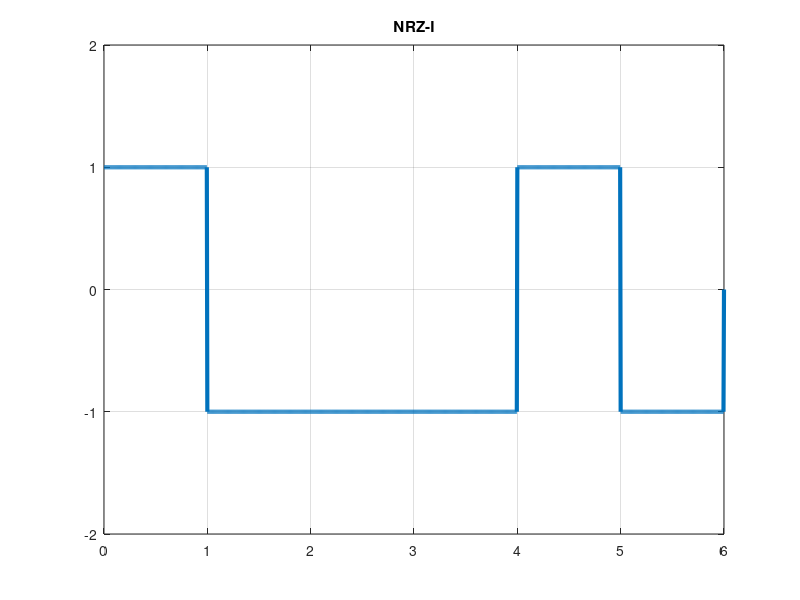

Source code (MATLAB):
clc;
clear;

bits=[0 1 0 0 1 1];

sampleSize=200;
bitRate=1;
totalBit=length(bits);
totalSampleSize=sampleSize*totalBit;
totaSampleTime=(totalBit/bitRate);
dTime=totaSampleTime/totalSampleSize;
t=0:dTime:totaSampleTime;
y=zeros(1,length(t));
pre=1;

for i=0:totalBit-1;
    if bits(i+1)==1
      if pre==1
        pre=-1;
        y(i*sampleSize+1 : (i+1)*sampleSize)=-1;
        
      else
        pre=1;
        y(i*sampleSize+1 : (i+1)*sampleSize)=1;
      end;
    else
       y(i*sampleSize+1 : (i+1)*sampleSize)=pre;
    end
      
end;
plot(t,y,'LineWidth',3);
axis([0 t(end) -2 2]);
grid on;
title('NRZ-I');


%Decoding

p=1;
x=0;
for i=1:200:length(y)-1
  if p==y(i)
    x=x+1;
    ans_bit(x)=0;
  else
    x=x+1;
    ans_bit(x)=1;
    p=-p;
  end
end

 
disp(ans_bit);



